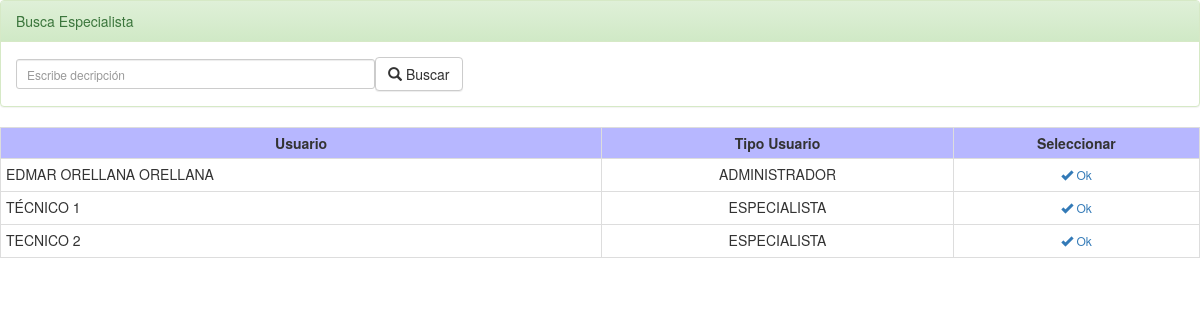
Before: /_controlador/busca_usuario.php (signed in) with the older database file.
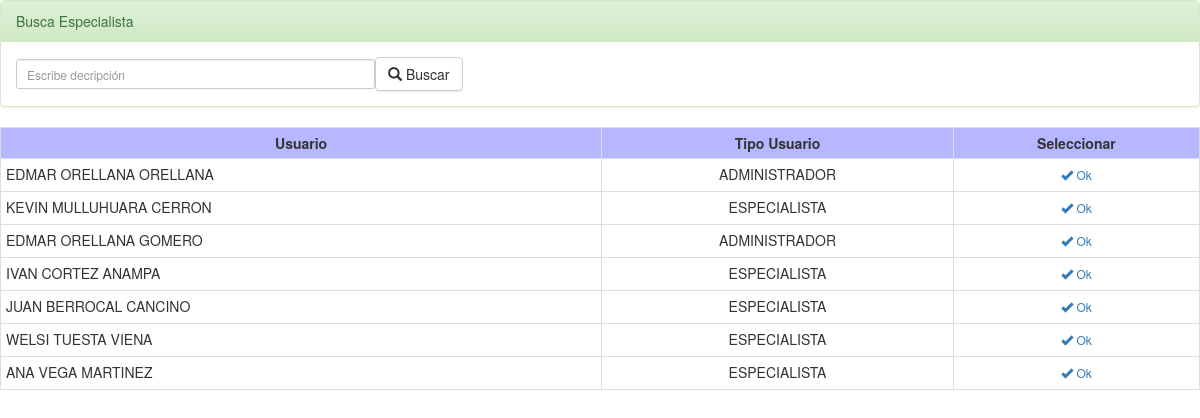
After: the same page with the newer database file.
### tables this page shows
CREATE TABLE IF NOT EXISTS `usuario` (
  `id_usuario` int(10) NOT NULL AUTO_INCREMENT,
  `id_usuario_tipo` int(10) NOT NULL,
  `nom_usuario` varchar(50) NOT NULL,
  `ape_pat_usuario` varchar(50) NOT NULL,
  `ape_mat_usuario` varchar(50) NOT NULL,
  `usu_usuario` varchar(50) NOT NULL,
  `pass_usuario` varchar(50) NOT NULL,
  `act_usuario` int(2) NOT NULL,
  PRIMARY KEY (`id_usuario`)
);

CREATE TABLE IF NOT EXISTS `usuario_tipo` (
  `id_usuario_tipo` int(10) NOT NULL AUTO_INCREMENT,
  `nom_usuario_tipo` varchar(50) NOT NULL,
  `incidencias` int(2) NOT NULL,
  `categorias` int(2) NOT NULL,
  `clientes` int(2) NOT NULL,
  `usuarios` int(2) NOT NULL,
  `informes` int(2) NOT NULL,
  `perfil` int(2) NOT NULL,
  `mantenimiento` int(2) NOT NULL,
  `act_usuario_tipo` int(2) NOT NULL,
  PRIMARY KEY (`id_usuario_tipo`)
);

### _vista/v_busca_usuario.php (the view)
<html>
<body>
<form action="busca_usuario.php" method="post" name="cuatro">
<div class="table-responsive">
<table border="0" class="table table-bordered table-hover table-condensed " >
<tr>
<th bgcolor="#B7B7FF" style="text-align: center">Usuario</th>
<th bgcolor="#B7B7FF" style="text-align: center">Tipo Usuario</th>
<th bgcolor="#B7B7FF" style="text-align: center">Seleccionar</th>
</tr>
<?php foreach ($consulta as $row): ?>
<tr>
<td align="left"><?php echo $row['nom_usuario']." ".$row['ape_pat_usuario']." ".$row['ape_mat_usuario']; ?></td>
<td align="center"><?php echo $row['nom_usuario_tipo']; ?></td>
<td><center><button type="submit" name="ok" value="<?php echo $row['id_usuario']; ?>" class="btn btn-xs btn-link" aria-label="Left Align"><span class="glyphicon glyphicon-ok" aria-hidden="true"></span> Ok</button></center></td>
</tr>
<?php endforeach; ?>
</table>
</div>
</form>
</body>
</html>

### _controlador/busca_usuario.php (shortened to what this page needs)
<!DOCTYPE html PUBLIC "-//W3C//DTD XHTML 1.0 Transitional//EN" "http://www.w3.org/TR/xhtml1/DTD/xhtml1-transitional.dtd">
<html xmlns="http://www.w3.org/1999/xhtml">
<head>
</head>
<body>
<?php
require('../_vista/v_busca_usuario_cab.php');
require_once('../_modelo/m_usuario.php');
if(isset($_REQUEST['buscar']))
{
$desc=strtoupper($_REQUEST['desc']);
	$consulta = BuscarUsuario1($desc);
}
else
{
	$consulta = BuscarUsuario();
}
require('../_vista/v_busca_usuario.php');
	?>
</body>
</html>

### _vista/v_busca_usuario_cab.php (shortened to what this page needs)
<!DOCTYPE html PUBLIC "-//W3C//DTD XHTML 1.0 Transitional//EN" "http://www.w3.org/TR/xhtml1/DTD/xhtml1-transitional.dtd">
<html xmlns="http://www.w3.org/1999/xhtml">
<head>
<link rel="stylesheet" href="../_controlador/assets/bootstrap/css/bootstrap-theme.min.css">
<link rel="stylesheet" href="../_controlador/assets/bootstrap/css/bootstrap.min.css">
</head>
<body>
<div class="panel panel-success">
 <div class="panel-heading">Busca Especialista</div>
 <div class="panel-body">
 <form action="busca_usuario.php" method="post" name="3" autocomplete="off">
<table border="0">
<tr>
<td><input type="text" name="desc" size="50" placeholder="Escribe decripción" class="form-control input-sm"/></td>
<td><button type="submit" name="buscar" class="btn btn-default" aria-label="Left Align"><span class="glyphicon glyphicon-search" aria-hidden="true"></span> Buscar</button></td>
</tr>
</table>
 </form>
 </div>
</div>
</body>
</html>

### _modelo/m_usuario.php (shortened to what this page needs)
<!DOCTYPE html PUBLIC "-//W3C//DTD XHTML 1.0 Transitional//EN" "http://www.w3.org/TR/xhtml1/DTD/xhtml1-transitional.dtd">
<html xmlns="http://www.w3.org/1999/xhtml">
<head>
</head>
<body>
<?php
function BuscarUsuario()
{
include("../conexion/conexion.php");
$sql="SELECT * FROM usuario
INNER JOIN usuario_tipo ON usuario.id_usuario_tipo=usuario_tipo.id_usuario_tipo
WHERE act_usuario=1";
$res=mysql_query($sql,$con);
$consulta = array();
while($row=mysql_fetch_array($res, MYSQL_ASSOC)){
$consulta[] = $row;
}
return $consulta;
}
?>
</body>
</html>

Changed rows visible on the page:
removed usuario: nom_usuario "TÉCNICO", ape_pat_usuario "1", id_usuario_tipo.nom_usuario_tipo "ESPECIALISTA", $row['id_usuario'] 2 (drawn)
changed usuario: nom_usuario "TECNICO" → "KEVIN"; ape_pat_usuario "2" → "MULLUHUARA"; ape_mat_usuario (not shown) → "CERRON"
added usuario: nom_usuario "EDMAR", ape_pat_usuario "ORELLANA", ape_mat_usuario "GOMERO", id_usuario_tipo.nom_usuario_tipo "ADMINISTRADOR", $row['id_usuario'] 4 (drawn)
added usuario: nom_usuario "IVAN", ape_pat_usuario "CORTEZ", ape_mat_usuario "ANAMPA", id_usuario_tipo.nom_usuario_tipo "ESPECIALISTA", $row['id_usuario'] 5 (drawn)
added usuario: nom_usuario "JUAN", ape_pat_usuario "BERROCAL", ape_mat_usuario "CANCINO", id_usuario_tipo.nom_usuario_tipo "ESPECIALISTA", $row['id_usuario'] 6 (drawn)
added usuario: nom_usuario "WELSI", ape_pat_usuario "TUESTA", ape_mat_usuario "VIENA", id_usuario_tipo.nom_usuario_tipo "ESPECIALISTA", $row['id_usuario'] 7 (drawn)
added usuario: nom_usuario "ANA", ape_pat_usuario "VEGA", ape_mat_usuario "MARTINEZ", id_usuario_tipo.nom_usuario_tipo "ESPECIALISTA", $row['id_usuario'] 8 (drawn)
